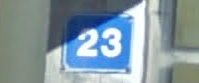
#> input picture test/images/2.png, 199 x 83 px
$ python ROI.py   (older library calls are emulated)
#> lines starting #> are read from the running program, lines starting #| are printed output that depends on the picture; after the words box and inside, x2 and y2 are one past the last pixel; in counts of white or black regions, pixels touching at a corner belong together
# import the necessary packages
from imutils.perspective import four_point_transform
from imutils import contours
import imutils
import cv2
import numpy as np


# load the example image
image = cv2.imread("images/2.png")
#> image is the input picture: shape (83, 199, 3); mean B, G, R 161, 152.4, 133.1
# [9 lines of commented-out code are left out]
image = imutils.resize(image, height=500)
#> image: shape (500, 1198, 3)
gray = cv2.cvtColor(image, cv2.COLOR_BGR2GRAY)
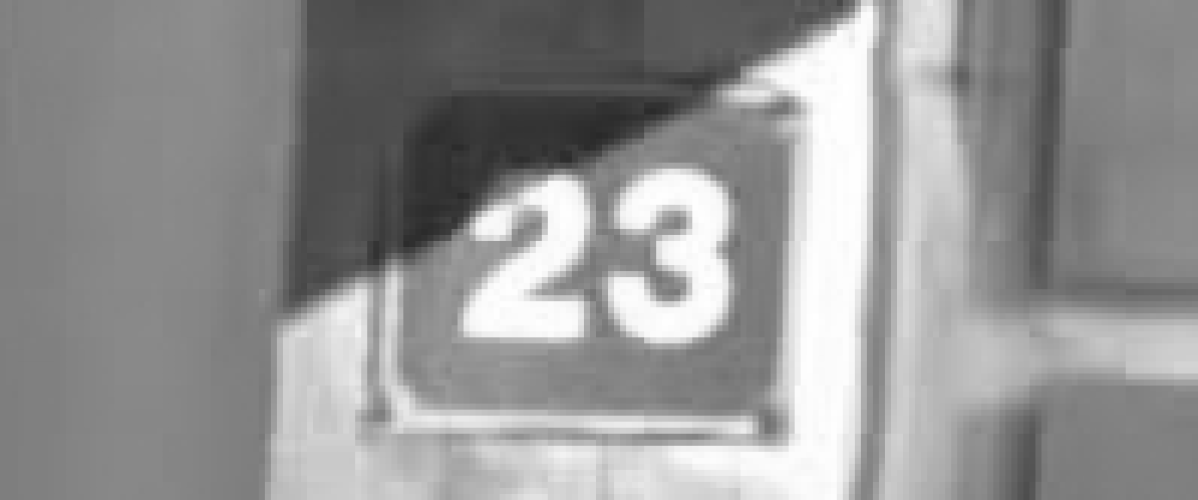
#> gray: shape (500, 1198); min 41, max 255, mean 147.6
blurred = cv2.GaussianBlur(gray, (5, 5), 0)
# edged = cv2.Canny(blurred, 50, 200, 255)
cv2.imshow('thresh', image)
cv2.waitKey(0)
cv2.imshow('gray', gray)
cv2.waitKey(0)
# threshold the warped image, then apply a series of morphological
# operations to cleanup the thresholded image
thresh = cv2.threshold(blurred, 0, 255,cv2.THRESH_TOZERO | cv2.THRESH_OTSU)[1]
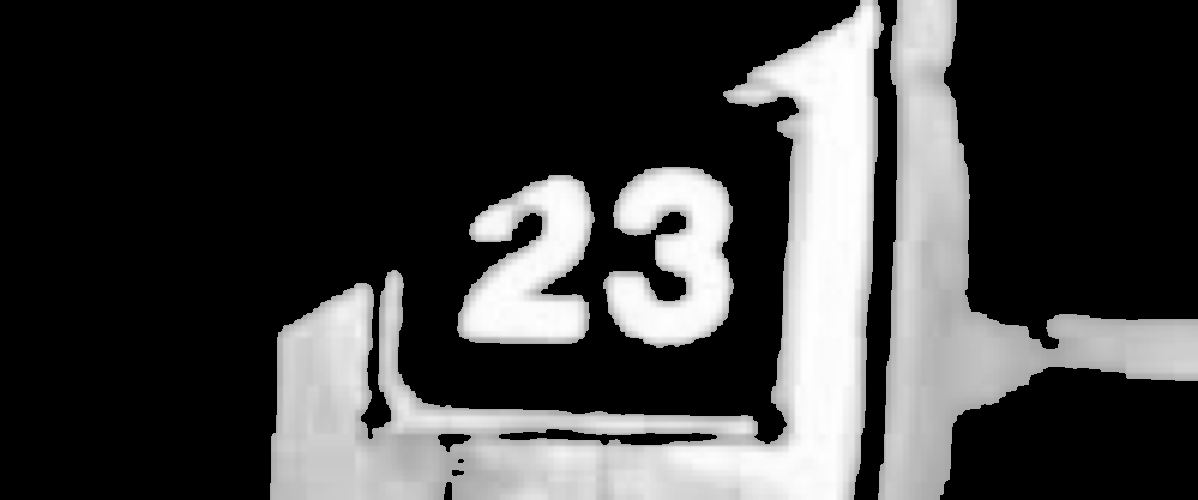
#> thresh: shape (500, 1198); min 0, max 255, mean 63.3
cv2.imshow('thresh', thresh)
cv2.waitKey(0)


cv2.adaptiveThreshold(dst=thresh,src=thresh, maxValue=255, adaptiveMethod=cv2.ADAPTIVE_THRESH_GAUSSIAN_C,thresholdType=cv2.THRESH_BINARY,blockSize=499,C=-1)[1]
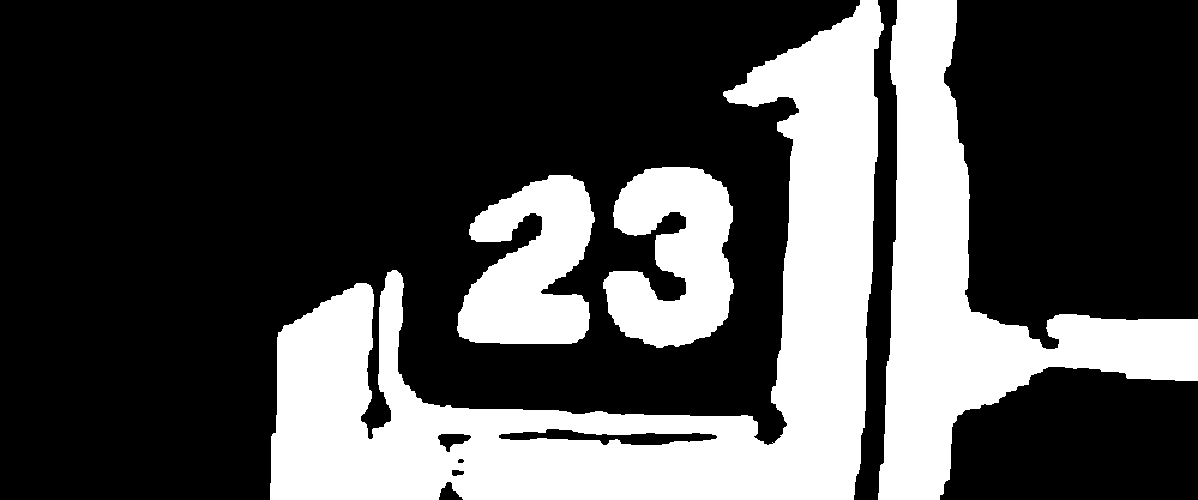
#> thresh: shape (500, 1198); 29.7% white; 4 white regions, box (x1, y1, x2, y2) and area: (270, 0, 884, 500) 97536, (878, 0, 1198, 500) 48632, (603, 167, 734, 348) 16150, (457, 175, 595, 344) 15736
# thresh = cv2.threshold(blurred, thresh=180, maxval=255, type=cv2.THRESH_BINARY )[1]
cv2.imshow('thresh', thresh)
cv2.waitKey(0)

kernel = cv2.getStructuringElement(cv2.MORPH_ELLIPSE, (1, 5))
thresh = cv2.morphologyEx(thresh, cv2.MORPH_OPEN, kernel)
#> thresh: shape (500, 1198); 29.7% white; 4 white regions, box (x1, y1, x2, y2) and area: (270, 0, 884, 500) 97530, (878, 0, 1198, 500) 48630, (603, 167, 734, 348) 16150, (457, 175, 595, 344) 15736
# cv2.imshow('thresh', thresh)
# cv2.waitKey(0)
thresh=255-thresh
#> thresh: shape (500, 1198); 70.3% white; 4 black regions
cv2.imshow('thresh', thresh)
cv2.waitKey(0)


# find contours in the thresholded image, then initialize the
# digit contours lists
cnts = cv2.findContours(thresh.copy(), cv2.RETR_CCOMP ,cv2.CHAIN_APPROX_SIMPLE)
#> cnts = 11 contours, 1 with area under 20; largest, box (x1, y1, x2, y2) and area: (0, 0, 860, 500) 333787, (944, 0, 1198, 349) 75252, (940, 367, 1198, 500) 28636, (602, 166, 735, 349) 16544, (456, 174, 596, 345) 16111
cnts = cnts[0] if imutils.is_cv2() else cnts[1]
cnts = sorted(cnts, key=cv2.contourArea, reverse=True)
digitCnts = []
# print(cnts)
# loop over the digit area candidates
for c in cnts:
    # compute the bounding box of the contour
    (x, y, w, h) = cv2.boundingRect(c)
    print((x, y, w, h))
    cv2.rectangle(image,(x-20,y-20),(x+w+20,y+h+20),(0,255,0),2)

    # if the contour is sufficiently large, it must be a digit
    if w >= 90 and w<=200 and (h >= 150 and h <= 400):
        digitCnts.append(c)
#> this loop made 11 passes
#> (x, y, w, h) on passes 1 to 11: (0, 0, 860, 500), (944, 0, 254, 349), (940, 367, 258, 133), (602, 166, 133, 183), (456, 174, 140, 171), (854, 0, 43, 500), (499, 429, 218, 16), (438, 434, 33, 18), (439, 482, 24, 18), (452, 470, 12, 6), (458, 459, 6, 4)
#| (0, 0, 860, 500)
#| (944, 0, 254, 349)
#| (940, 367, 258, 133)
#| (602, 166, 133, 183)
#| (456, 174, 140, 171)
#| (854, 0, 43, 500)
#| (499, 429, 218, 16)
#| (438, 434, 33, 18)
#> (further printed lines are left out)
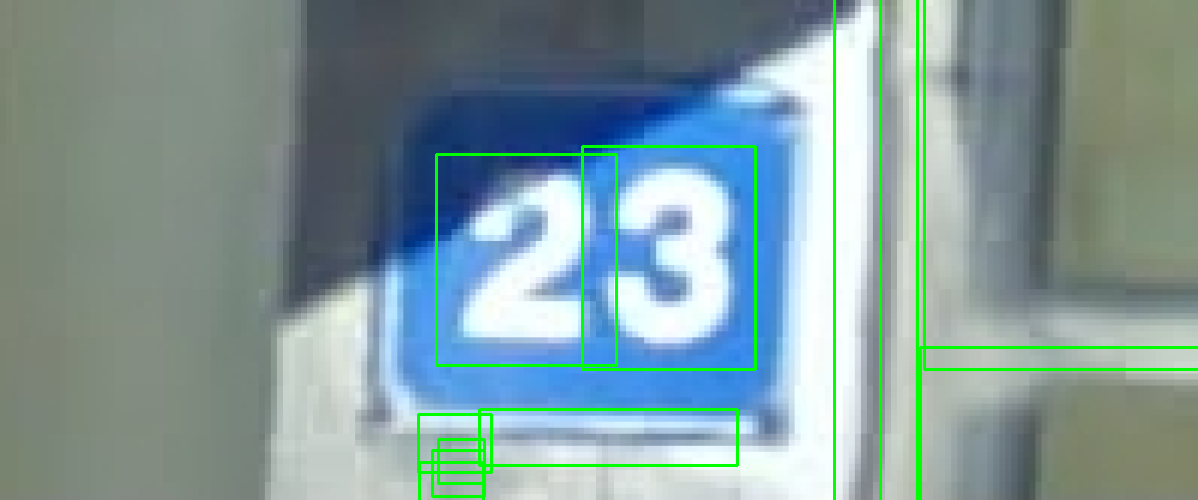
#> image: shape (500, 1198, 3); mean B, G, R 155.5, 154.5, 129
#> after the loop, digitCnts = 2 contours; box (x1, y1, x2, y2) and area: (602, 166, 735, 349) 16544, (456, 174, 596, 345) 16111

for c in digitCnts:
    (x, y, w, h) = cv2.boundingRect(c)
#> this loop made 2 passes
    # cv2.rectangle(image,(x-20,y-20),(x+w+20,y+h+20),(0,255,0),2)

cv2.imshow('image', image)
cv2.waitKey(0)

$ run again, with test/images/21.png copied over test/images/2.png
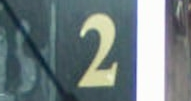
#> input picture test/images/21.png, 191 x 101 px
#> image is the input picture: shape (101, 191, 3); mean B, G, R 129.4, 127.8, 114.2
#> `cv2.adaptiveThreshold(dst=thresh,src=thresh, maxValue=255, adaptiveMet..`:
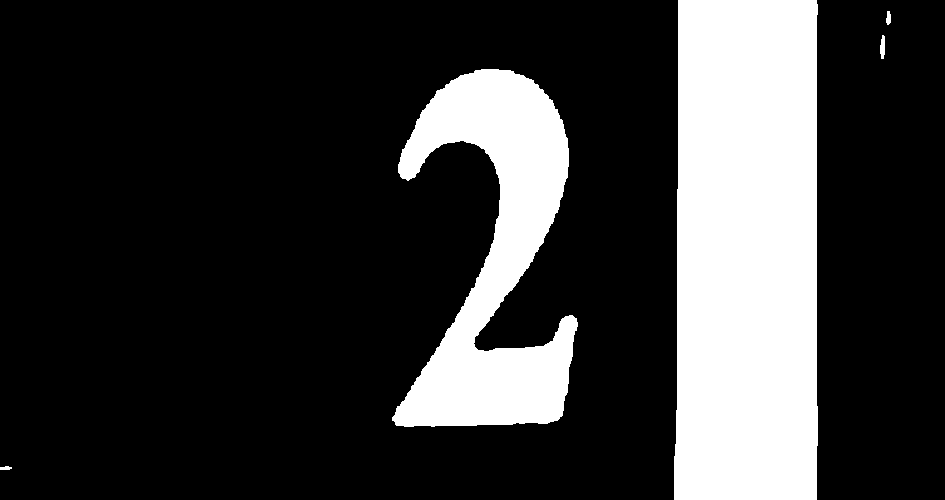
#> thresh: shape (500, 945); 21.9% white; 5 white regions, box (x1, y1, x2, y2) and area: (674, 0, 818, 500) 70052, (392, 69, 578, 427) 33057, (880, 35, 885, 59) 96, (886, 11, 891, 25) 55, (0, 466, 12, 470) 38
#> cnts = 5 contours; box (x1, y1, x2, y2) and area: (0, 0, 678, 500) 337324, (817, 0, 945, 500) 63322, (392, 68, 579, 428) 33679, (879, 34, 886, 60) 122, (885, 10, 892, 26) 70
#> the loop `for c in cnts:` made 5 passes
#> (x, y, w, h) on passes 1 to 5: (0, 0, 678, 500), (817, 0, 128, 500), (392, 68, 187, 360), (879, 34, 7, 26), (885, 10, 7, 16)
#> (printed output is left out)
#> after the loop `for c in cnts:`:
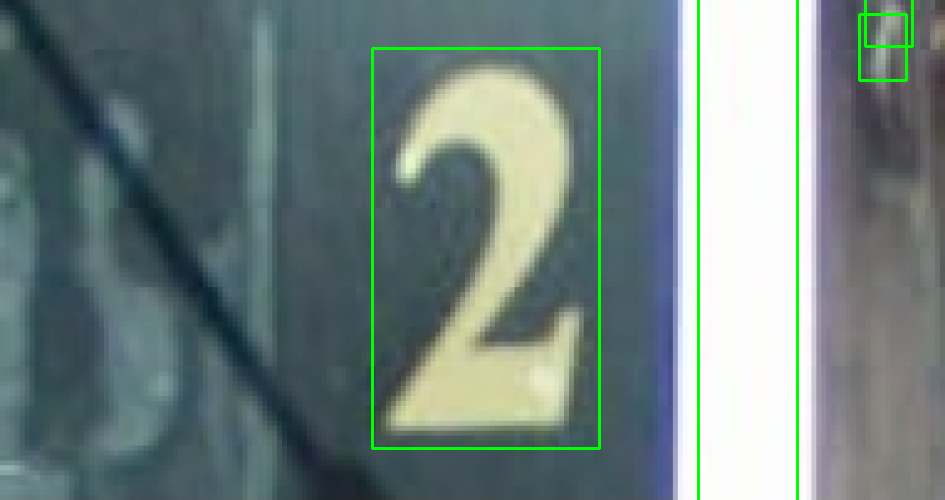
#> image: shape (500, 945, 3); mean B, G, R 126.8, 129.4, 111.7
#> after the loop `for c in cnts:`: digitCnts = 1 contour; box (x1, y1, x2, y2) and area: (392, 68, 579, 428) 33679
#> the loop `for c in digitCnts:` made 1 pass

$ run again, with test/images/19.png copied over test/images/2.png
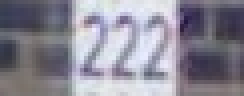
#> input picture test/images/19.png, 61 x 24 px (shown 4 times larger)
#> image is the input picture: shape (24, 61, 3); mean B, G, R 150, 137.3, 139.6
#> `cv2.adaptiveThreshold(dst=thresh,src=thresh, maxValue=255, adaptiveMet..`:
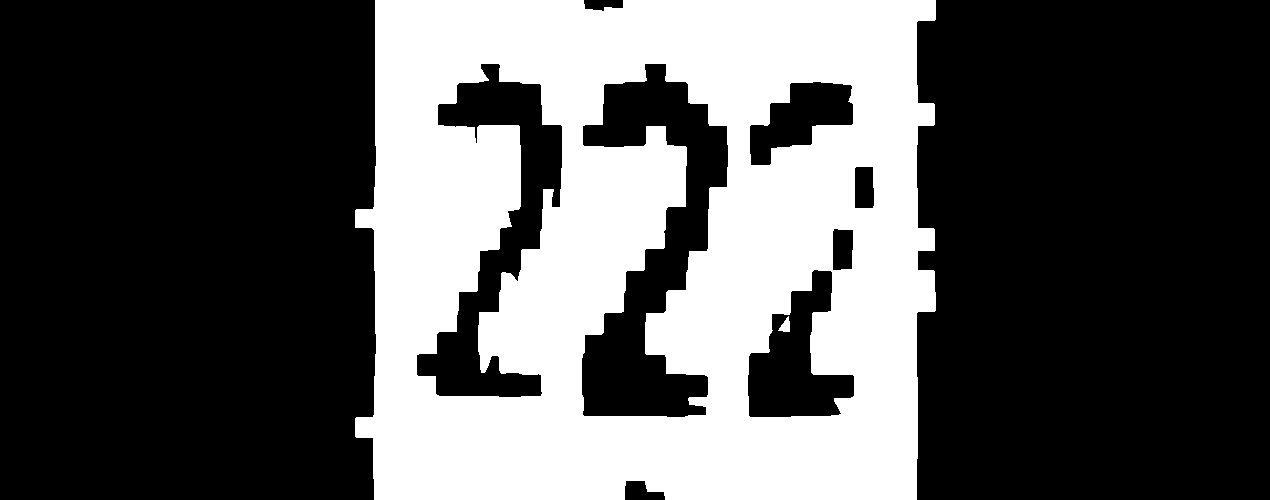
#> thresh: shape (500, 1270); 34.6% white; 2 white regions, box (x1, y1, x2, y2) and area: (355, 0, 936, 500) 219708, (778, 316, 790, 332) 109
#> cnts = 11 contours; largest, box (x1, y1, x2, y2) and area: (0, 0, 376, 500) 185622, (917, 0, 1270, 500) 173426, (582, 64, 728, 417) 22090, (417, 64, 562, 397) 15695, (748, 270, 854, 417) 8012
#> the loop `for c in cnts:` made 11 passes
#> (x, y, w, h) on passes 1 to 8: (0, 0, 376, 500), (917, 0, 353, 500), (582, 64, 146, 353), (417, 64, 145, 333), (748, 270, 106, 147), (750, 82, 103, 83), (833, 229, 20, 41), (855, 167, 19, 41)
#> (printed output is left out)
#> after the loop `for c in cnts:`:
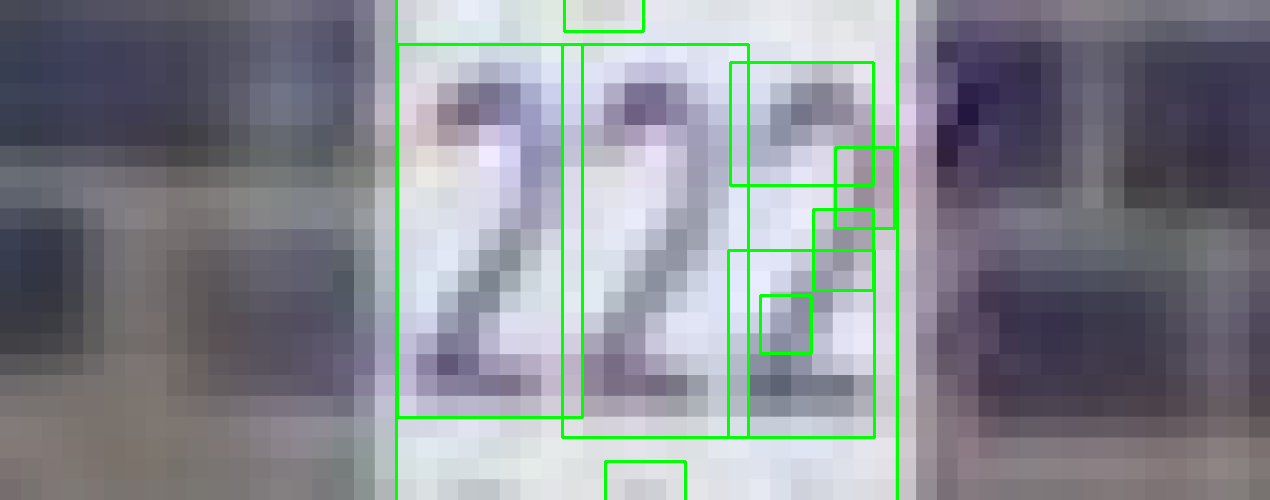
#> image: shape (500, 1270, 3); mean B, G, R 144.6, 138.5, 134.6
#> after the loop `for c in cnts:`: digitCnts = 2 contours; box (x1, y1, x2, y2) and area: (582, 64, 728, 417) 22090, (417, 64, 562, 397) 15695
#> the loop `for c in digitCnts:` made 2 passes
